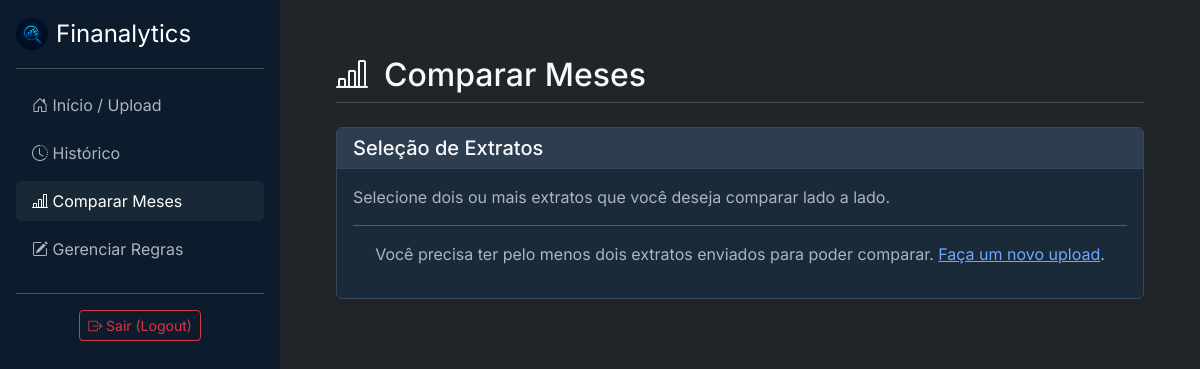
The app's page /comparar/ (signed in), older data.
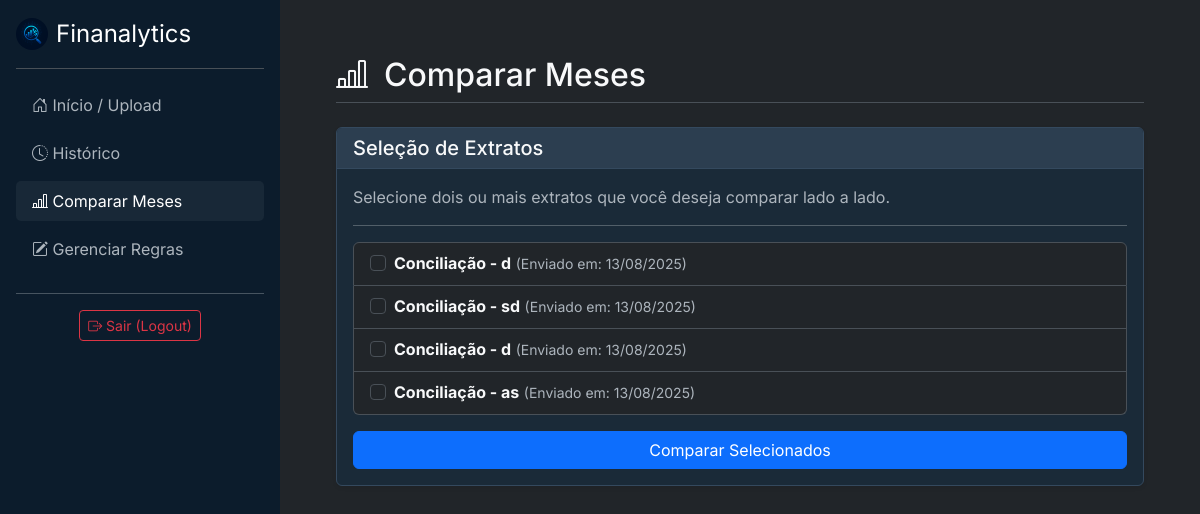
The same page, newer data.
### analisador/models.py (models this page shows, shortened)
class Extrato(models.Model):
    usuario = models.ForeignKey(User, on_delete=models.CASCADE)
    mes_referencia = models.CharField(max_length=50, help_text="Ex: Julho/2025")
    data_upload = models.DateTimeField(auto_now_add=True) # Salva a data do upload automaticamente

### analisador/views.py (the view, shortened to what this page needs)
# urls.py: path('comparar/', views.comparar_extratos, name='comparar'),
@login_required
def comparar_extratos(request):
    extratos = Extrato.objects.filter(usuario=request.user).order_by('-data_upload')
    contexto = {
        'extratos': extratos,
        'active_page': 'comparar'
    }
    return render(request, 'analisador/comparar.html', contexto)

### analisador/templates/analisador/comparar.html (shortened to what this page needs)
{% extends 'analisador/base.html' %}
{% block content %}
    <div class="d-flex justify-content-between align-items-center mb-4 pb-2 border-bottom">
        <h1 class="h2 mb-0"><i class="bi bi-bar-chart-line me-3"></i>Comparar Meses</h1>
    </div>
    <div class="card shadow-sm">
        <div class="card-header">
            <h5 class="card-title mb-0">Seleção de Extratos</h5>
        </div>
        <div class="card-body">
            <p class="card-text text-muted">Selecione dois ou mais extratos que você deseja comparar lado a lado.</p>
            <hr>
            <form method="POST">
                {% if extratos %}
                    <ul class="list-group mb-3">
                        {% for extrato in extratos %}
                            <li class="list-group-item">
                                <div class="form-check">
                                    <input class="form-check-input" type="checkbox" name="extratos_selecionados" value="{{ extrato.id }}" id="extrato-{{ extrato.id }}">
                                    <label class="form-check-label" for="extrato-{{ extrato.id }}">
                                        <strong>{{ extrato.mes_referencia }}</strong>
                                        <small class="text-muted">(Enviado em: {{ extrato.data_upload|date:"d/m/Y" }})</small>
                                    </label>
                                </div>
                            </li>
                        {% endfor %}
                    </ul>
                    <button type="submit" class="btn btn-primary w-100">Comparar Selecionados</button>
                {% else %}
                    <p class="text-center text-muted">Você precisa ter pelo menos dois extratos enviados para poder comparar. <a href="{% url 'home' %}">Faça um novo upload</a>.</p>
                {% endif %}
            </form>
        </div>
    </div>
{% endblock %}

Row changes from the older to the newer data that the page shows:
added Extrato: mes_referencia "Conciliação - d", data_upload "13/08/2025"
added Extrato: mes_referencia "Conciliação - sd", data_upload "13/08/2025"
added Extrato: mes_referencia "Conciliação - d", data_upload "13/08/2025"
added Extrato: mes_referencia "Conciliação - as", data_upload "13/08/2025"
Text that changed along with them:
text no longer shown: "Você precisa ter pelo menos dois extratos enviados para poder comparar. Faça um novo upload ."
text now shown: "Comparar Selecionados"
